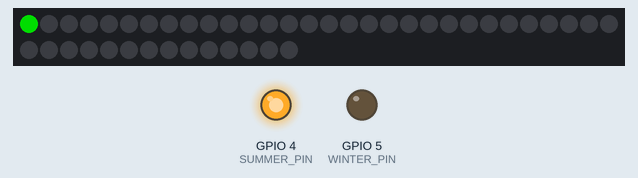
Bench run of a sketch on a simulated ESP32. Shown: 44 RGB LEDs in strip order, left to right, continuing on the next row, output pins drawn as LEDs (lit = HIGH). Dim RGB values are drawn brighter than linear; colours are those a GRB WS2812 strip shows for the declared byte order.

Above: at 0.2 s.
At 38.87 s:
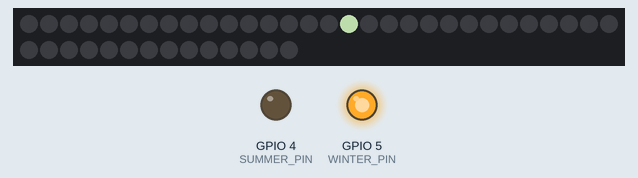
Timing chart, 0 to 40.0 s (numbered marks = the images above):
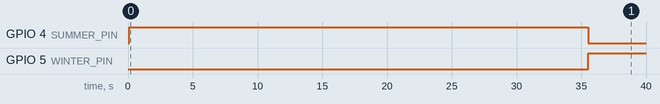

The sketch:

Geothermal_system.ino
```cpp
/*
 * ============================================================================
 * GEOTHERMAL SYSTEM - LED VISUALIZATION
 * ============================================================================
 *
 * Part of the Carbon Neutral Exhibition project.
 * Environmental Dashboard - https://github.com/Environmental-Dashboard
 *
 * DESCRIPTION:
 * This code visualizes how a geothermal heat pump works in both SUMMER
 * (cooling) and WINTER (heating) modes. A single "globule" travels along
 * the LED strip, changing color to represent heat transfer:
 *
 *   SUMMER MODE: Heat is extracted FROM the building and dumped INTO ground
 *     - Starts RED (hot from building) → transitions → ends BLUE (cold to ground)
 *
 *   WINTER MODE: Heat is extracted FROM the ground and pumped INTO building
 *     - Starts BLUE (cold from ground) → transitions → ends RED (hot to building)
 *
 * The system alternates between 4 summer cycles and 4 winter cycles,
 * with indicator LEDs showing which mode is active.
 *
 * ============================================================================
 * HARDWARE REQUIREMENTS
 * ============================================================================
 *
 * COMPONENT              SPECIFICATION
 * ─────────────────────────────────────────────────────────────────────────────
 * Microcontroller        ESP32 Dev Module
 * LED Strip              WS2812B addressable LEDs (44 LEDs) - 24V
 * Power Supply           24V main supply (for LED strip)
 * Step-Down Converter    24V → 5V DC-DC converter (for ESP32 & relay)
 * Relay Module           2-channel relay module (for summer/winter signs)
 * Summer Sign            Connected via relay on GPIO 4 (D4)
 * Winter Sign            Connected via relay on GPIO 5 (D5)
 *
 * ============================================================================
 * LIBRARY REQUIRED
 * ============================================================================
 *
 * FastLED - Install via Arduino IDE:
 *   Sketch → Include Library → Manage Libraries → Search "FastLED" → Install
 *
 * ============================================================================
 * HOW TO CUSTOMIZE - QUICK REFERENCE
 * ============================================================================
 *
 * SETTING              WHERE TO CHANGE              EXAMPLE
 * ─────────────────────────────────────────────────────────────────────────────
 * Animation speed      speedMs = 200                Lower = faster
 * Number of LEDs       NUM_LEDS = 44                Match your strip
 * LED data pin         LED_PIN = 2                  Any GPIO pin
 * Brightness           BRIGHTNESS = 150             0-255
 * Summer indicator     SUMMER_PIN = 4               GPIO for LED/relay
 * Winter indicator     WINTER_PIN = 5               GPIO for LED/relay
 * Color order          COLOR_ORDER = RGB            Try GRB if colors wrong
 * Segment distances    d1, d2, d3...                LEDs per color zone
 * Colors               S_RED, S_ORANGE, etc.        CRGB(R, G, B)
 * Cycles per mode      for (int i = 0; i < 4...)    Change 4 to any number
 *
 * ============================================================================
 */

#include <FastLED.h>

// ============================================================================
// HARDWARE CONFIGURATION
// ============================================================================
// Adjust these values to match your physical setup

#define LED_PIN     2         // GPIO pin connected to LED strip data line
                              // Common ESP32 pins: 2, 4, 5, 12, 13, 14, 15

#define NUM_LEDS    44        // Total number of LEDs in your strip
                              // Count your LEDs and update this value

#define LED_TYPE    WS2812B   // Type of LED chip
                              // Options: WS2812B, WS2811, WS2813, SK6812, NEOPIXEL

#define COLOR_ORDER RGB       // Color order of your LED strip
                              // If colors look wrong, try: GRB, BGR, RBG

#define BRIGHTNESS  150       // Master brightness (0-255)
                              // 50=dim, 150=bright, 255=maximum
                              // Higher values use more power

CRGB leds[NUM_LEDS];          // Array to hold LED color data

// ============================================================================
// INDICATOR PIN CONFIGURATION
// ============================================================================
// These pins control external LEDs or relays to show current mode

#define SUMMER_PIN  4         // GPIO 4 (D4) - HIGH when in summer mode
#define WINTER_PIN  5         // GPIO 5 (D5) - HIGH when in winter mode

// ============================================================================
// ANIMATION SPEED
// ============================================================================

int speedMs = 200;            // Delay between each LED step (milliseconds)
                              // 50-100  = fast (energetic)
                              // 150-250 = medium (default, easy to follow)
                              // 300-500 = slow (dramatic, meditative)

// ============================================================================
// SEGMENT DISTANCES
// ============================================================================
// These define how many LEDs the globule travels in each color phase.
// The globule changes color after traveling the specified number of LEDs.
//
// PHASE SEQUENCE (10 phases total):
//   Phase 0-4: Outbound journey (building → ground in summer)
//   Phase 5-9: Return journey (ground → building in summer)
//
// Total LEDs = d1 + d2 + d3 + d4 + d5 + d6 + d7 + d8 + d9 + d10
// Current total = 5 + 5 + 7 + 5 + 5 + 2 + 3 + 2 + 3 + 2 = 39 LEDs

#define d1   5    // Phase 0: RED zone        (hot start)
#define d2   5    // Phase 1: ORANGE zone     (warming)
#define d3   7    // Phase 2: WHITE zone      (heat exchanger)
#define d4   5    // Phase 3: LIGHT BLUE zone (cooling)
#define d5   5    // Phase 4: BLUE zone       (cold end)
#define d6   2    // Phase 5: BLUE zone       (return start)
#define d7   3    // Phase 6: LIGHT BLUE zone (return warming)
#define d8   2    // Phase 7: WHITE zone      (return neutral)
#define d9   3    // Phase 8: ORANGE zone     (return warming)
#define d10  2    // Phase 9: RED zone        (return hot end)

// ============================================================================
// COLOR DEFINITIONS (SUMMER MODE)
// ============================================================================
// These colors represent the "summer meaning" - what the colors mean
// when the system is in cooling mode (summer).
//
// Format: CRGB(Red, Green, Blue) - each value 0-255
// Or use predefined colors: CRGB::Red, CRGB::Blue, etc.

#define S_RED        CRGB::Red              // Hot - heat from building
                                            // Full red: (255, 0, 0)

#define S_ORANGE     CRGB(255, 120, 0)      // Warm - transitional heat
                                            // Adjust green for more/less yellow

#define S_WHITE      CRGB(255, 220, 200)    // Neutral - heat exchanger zone
                                            // Slight warm tint for visibility

#define S_LIGHTBLUE  CRGB(0, 80, 255)       // Cool - transitional cold
                                            // Darker blue for contrast

#define S_BLUE       CRGB::Blue             // Cold - dumped into ground
                                            // Full blue: (0, 0, 255)

// ============================================================================
// winterColor() - CONVERTS SUMMER COLORS TO WINTER COLORS
// ============================================================================
// In winter mode, the heat flow is REVERSED:
//   - What was HOT in summer becomes COLD in winter
//   - What was COLD in summer becomes HOT in winter
//
// This function swaps the colors to represent the reversed flow:
//   Summer RED    (hot from building)  → Winter BLUE   (cold from ground)
//   Summer ORANGE (warm)               → Winter LIGHTBLUE (cool)
//   Summer WHITE  (neutral)            → Winter WHITE  (neutral - no change)
//   Summer LIGHTBLUE (cool)            → Winter ORANGE (warm)
//   Summer BLUE   (cold to ground)     → Winter RED    (hot to building)

CRGB winterColor(CRGB c) {
  if (c == S_BLUE)      return S_RED;       // Cold becomes Hot
  if (c == S_LIGHTBLUE) return S_ORANGE;    // Cool becomes Warm
  if (c == S_WHITE)     return S_WHITE;     // Neutral stays Neutral
  if (c == S_ORANGE)    return S_LIGHTBLUE; // Warm becomes Cool
  if (c == S_RED)       return S_BLUE;      // Hot becomes Cold
  return c;  // Default: return unchanged
}

// ============================================================================
// runGlobuleCycle() - RUNS ONE COMPLETE GLOBULE ANIMATION
// ============================================================================
// This function animates a single "globule" traveling from LED 0 to LED 43.
// The globule changes color as it moves through different zones.
//
// PARAMETERS:
//   winterMode - false = summer colors, true = winter colors (reversed)
//
// HOW IT WORKS:
//   1. Start at position 0 with phase 0 (RED in summer)
//   2. Light one LED with the current color
//   3. Move to next position
//   4. After traveling the distance for current phase, advance to next phase
//   5. Each phase has a different color and distance
//   6. Repeat until globule reaches end of strip

void runGlobuleCycle(bool winterMode) {
  int pos = 0;      // Current LED position (0 to NUM_LEDS-1)
  int step = 0;     // Steps taken in current color phase
  int phase = 0;    // Current color phase (0-9)

  // Continue until globule reaches end of strip
  while (pos < NUM_LEDS) {

    // Determine color and distance for current phase
    CRGB summerMeaning = CRGB::Black;
    int maxSteps = 1;

    switch (phase) {
      // ===== OUTBOUND JOURNEY (phases 0-4) =====
      case 0: summerMeaning = S_RED;       maxSteps = d1;  break;  // Hot start
      case 1: summerMeaning = S_ORANGE;    maxSteps = d2;  break;  // Warming
      case 2: summerMeaning = S_WHITE;     maxSteps = d3;  break;  // Exchanger
      case 3: summerMeaning = S_LIGHTBLUE; maxSteps = d4;  break;  // Cooling
      case 4: summerMeaning = S_BLUE;      maxSteps = d5;  break;  // Cold end

      // ===== RETURN JOURNEY (phases 5-9) =====
      case 5: summerMeaning = S_BLUE;      maxSteps = d6;  break;  // Return cold
      case 6: summerMeaning = S_LIGHTBLUE; maxSteps = d7;  break;  // Return cool
      case 7: summerMeaning = S_WHITE;     maxSteps = d8;  break;  // Return neutral
      case 8: summerMeaning = S_ORANGE;    maxSteps = d9;  break;  // Return warm
      case 9: summerMeaning = S_RED;       maxSteps = d10; break;  // Return hot
    }

    // Apply winter color swap if in winter mode
    CRGB currentColor = winterMode
                        ? winterColor(summerMeaning)
                        : summerMeaning;

    // Clear all LEDs and light only current position
    fill_solid(leds, NUM_LEDS, CRGB::Black);
    leds[pos] = currentColor;
    FastLED.show();

    // Wait before moving to next position
    delay(speedMs);

    // Move to next position
    pos++;
    step++;

    // Check if we've completed this color phase
    if (step >= maxSteps) {
      step = 0;       // Reset step counter
      phase++;        // Move to next phase
      if (phase > 9) {
        phase = 0;    // Wrap back to phase 0 if needed
      }
    }
  }
}

// ============================================================================
// setup() - RUNS ONCE AT STARTUP
// ============================================================================

void setup() {
  // Initialize LED strip
  FastLED.addLeds<LED_TYPE, LED_PIN, COLOR_ORDER>(leds, NUM_LEDS);
  FastLED.setBrightness(BRIGHTNESS);

  // Configure indicator pins as outputs
  pinMode(SUMMER_PIN, OUTPUT);
  pinMode(WINTER_PIN, OUTPUT);

  // Turn off both indicators initially
  digitalWrite(SUMMER_PIN, LOW);
  digitalWrite(WINTER_PIN, LOW);

  // Clear LED strip (all off)
  fill_solid(leds, NUM_LEDS, CRGB::Black);
  FastLED.show();
  delay(100);  // Brief pause for stable startup
}

// ============================================================================
// loop() - MAIN PROGRAM LOOP (runs forever)
// ============================================================================
// Alternates between summer and winter modes:
//   - 4 complete globule cycles in SUMMER mode
//   - 4 complete globule cycles in WINTER mode
//   - Repeat forever
//
// Indicator pins show which mode is currently active.

void loop() {

  // ==================== SUMMER MODE ====================
  // Simulate cooling: heat extracted from building, dumped to ground
  // Globule goes: RED → ORANGE → WHITE → LIGHTBLUE → BLUE

  digitalWrite(SUMMER_PIN, HIGH);   // Turn ON summer indicator
  digitalWrite(WINTER_PIN, LOW);    // Turn OFF winter indicator

  for (int i = 0; i < 4; i++) {     // Run 4 cycles
    runGlobuleCycle(false);         // false = summer mode
  }

  // ==================== WINTER MODE ====================
  // Simulate heating: heat extracted from ground, pumped to building
  // Globule goes: BLUE → LIGHTBLUE → WHITE → ORANGE → RED

  digitalWrite(SUMMER_PIN, LOW);    // Turn OFF summer indicator
  digitalWrite(WINTER_PIN, HIGH);   // Turn ON winter indicator

  for (int i = 0; i < 4; i++) {     // Run 4 cycles
    runGlobuleCycle(true);          // true = winter mode
  }
}

// ============================================================================
// END OF FILE
// ============================================================================
```

Measured:
- by itself, GPIO 4 (SUMMER_PIN): LOW → HIGH at 0.10 s, → LOW 35.4 s later
- by itself, GPIO 5 (WINTER_PIN): LOW → HIGH at 35.6 s
